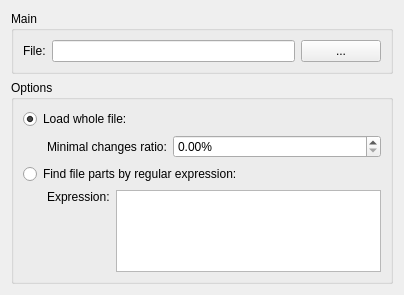
<?xml version="1.0" encoding="UTF-8"?>
<ui version="4.0">
 <class>FrmSettFilemon</class>
 <widget class="QFrame" name="FrmSettFilemon">
  <property name="geometry">
   <rect>
    <x>0</x>
    <y>0</y>
    <width>404</width>
    <height>295</height>
   </rect>
  </property>
  <property name="windowTitle">
   <string>Frame</string>
  </property>
  <property name="locale">
   <locale language="C" country="AnyCountry"/>
  </property>
  <property name="frameShape">
   <enum>QFrame::NoFrame</enum>
  </property>
  <property name="frameShadow">
   <enum>QFrame::Raised</enum>
  </property>
  <layout class="QVBoxLayout" name="verticalLayout">
   <item>
    <widget class="QGroupBox" name="groupBox_2">
     <property name="sizePolicy">
      <sizepolicy hsizetype="Preferred" vsizetype="Preferred">
       <horstretch>1</horstretch>
       <verstretch>0</verstretch>
      </sizepolicy>
     </property>
     <property name="title">
      <string>Main</string>
     </property>
     <property name="checkable">
      <bool>false</bool>
     </property>
     <property name="checked">
      <bool>false</bool>
     </property>
     <layout class="QHBoxLayout" name="horizontalLayout_5">
      <item>
       <layout class="QHBoxLayout" name="horizontalLayout_2">
        <item>
         <layout class="QFormLayout" name="formLayout_2">
          <property name="sizeConstraint">
           <enum>QLayout::SetMinAndMaxSize</enum>
          </property>
          <property name="fieldGrowthPolicy">
           <enum>QFormLayout::AllNonFixedFieldsGrow</enum>
          </property>
          <item row="0" column="0">
           <widget class="QLabel" name="label_8">
            <property name="text">
             <string>File:</string>
            </property>
           </widget>
          </item>
          <item row="0" column="1">
           <layout class="QHBoxLayout" name="horizontalLayout" stretch="1,0">
            <item>
             <widget class="QLineEdit" name="e_filename"/>
            </item>
            <item>
             <widget class="QPushButton" name="b_select_file">
              <property name="sizePolicy">
               <sizepolicy hsizetype="Minimum" vsizetype="Minimum">
                <horstretch>0</horstretch>
                <verstretch>0</verstretch>
               </sizepolicy>
              </property>
              <property name="text">
               <string>...</string>
              </property>
             </widget>
            </item>
           </layout>
          </item>
         </layout>
        </item>
       </layout>
      </item>
     </layout>
    </widget>
   </item>
   <item>
    <widget class="QGroupBox" name="groupBox">
     <property name="sizePolicy">
      <sizepolicy hsizetype="Expanding" vsizetype="Expanding">
       <horstretch>1</horstretch>
       <verstretch>1</verstretch>
      </sizepolicy>
     </property>
     <property name="title">
      <string>Options</string>
     </property>
     <layout class="QVBoxLayout" name="verticalLayout_4">
      <item>
       <widget class="QRadioButton" name="rb_scan_file">
        <property name="text">
         <string>Load whole file:</string>
        </property>
        <property name="checked">
         <bool>true</bool>
        </property>
       </widget>
      </item>
      <item>
       <layout class="QVBoxLayout" name="verticalLayout_5">
        <item>
         <layout class="QHBoxLayout" name="horizontalLayout_3" stretch="0,1">
          <property name="leftMargin">
           <number>24</number>
          </property>
          <item>
           <widget class="QLabel" name="label_6">
            <property name="text">
             <string>Minimal changes ratio:</string>
            </property>
           </widget>
          </item>
          <item>
           <widget class="QDoubleSpinBox" name="sb_similarity_ratio">
            <property name="toolTip">
             <string>&lt;html&gt;&lt;head/&gt;&lt;body&gt;&lt;p&gt;Minimal changes to treat page as changed - 0 = any changes, 100 = all page must be changed&lt;/p&gt;&lt;/body&gt;&lt;/html&gt;</string>
            </property>
            <property name="suffix">
             <string>%</string>
            </property>
            <property name="maximum">
             <double>100.000000000000000</double>
            </property>
           </widget>
          </item>
         </layout>
        </item>
       </layout>
      </item>
      <item>
       <widget class="QRadioButton" name="rb_scan_parts">
        <property name="text">
         <string>Find file parts by regular expression:</string>
        </property>
       </widget>
      </item>
      <item>
       <layout class="QHBoxLayout" name="horizontalLayout_4" stretch="0,1">
        <property name="leftMargin">
         <number>24</number>
        </property>
        <item>
         <widget class="QLabel" name="label_4">
          <property name="text">
           <string>Expression:</string>
          </property>
          <property name="alignment">
           <set>Qt::AlignLeading|Qt::AlignLeft|Qt::AlignTop</set>
          </property>
         </widget>
        </item>
        <item>
         <widget class="QPlainTextEdit" name="e_regex"/>
        </item>
       </layout>
      </item>
     </layout>
    </widget>
   </item>
  </layout>
 </widget>
 <resources/>
 <connections/>
</ui>
